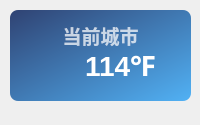
<?xml version="1.0" encoding="UTF-8"?>
<ui version="4.0">
 <class>Theme</class>
 <widget class="QWidget" name="Form">
  <property name="geometry">
   <rect>
    <x>0</x>
    <y>0</y>
    <width>200</width>
    <height>125</height>
   </rect>
  </property>
  <property name="minimumSize">
   <size>
    <width>0</width>
    <height>0</height>
   </size>
  </property>
  <property name="maximumSize">
   <size>
    <width>16777215</width>
    <height>65536</height>
   </size>
  </property>
  <property name="windowTitle">
   <string>天气</string>
  </property>
  <widget class="QLabel" name="current_city">
   <property name="geometry">
    <rect>
     <x>20</x>
     <y>20</y>
     <width>161</width>
     <height>31</height>
    </rect>
   </property>
   <property name="font">
    <font>
     <family>Microsoft YaHei UI</family>
     <pointsize>14</pointsize>
     <bold>true</bold>
    </font>
   </property>
   <property name="styleSheet">
    <string notr="true">color: rgba(255, 255, 255, 185);
font-weight: bold;</string>
   </property>
   <property name="text">
    <string>当前城市</string>
   </property>
   <property name="textFormat">
    <enum>Qt::PlainText</enum>
   </property>
   <property name="alignment">
    <set>Qt::AlignCenter</set>
   </property>
  </widget>
  <widget class="QLabel" name="backgnd">
   <property name="geometry">
    <rect>
     <x>10</x>
     <y>10</y>
     <width>181</width>
     <height>91</height>
    </rect>
   </property>
   <property name="styleSheet">
    <string notr="true">background-color: qlineargradient(spread:pad, x1:0, y1:0, x2:1, y2:1, stop:0 rgba(40, 60, 110, 245), stop:1 rgba(75, 175, 245, 245));
border-radius: 8px;
border-image: url();</string>
   </property>
   <property name="text">
    <string/>
   </property>
  </widget>
  <widget class="QWidget" name="horizontalLayoutWidget">
   <property name="geometry">
    <rect>
     <x>30</x>
     <y>10</y>
     <width>141</width>
     <height>111</height>
    </rect>
   </property>
   <layout class="QHBoxLayout" name="horizontalLayout_2">
    <item>
     <widget class="IconWidget" name="weather_icon">
      <property name="sizePolicy">
       <sizepolicy hsizetype="Maximum" vsizetype="Maximum">
        <horstretch>0</horstretch>
        <verstretch>0</verstretch>
       </sizepolicy>
      </property>
      <property name="minimumSize">
       <size>
        <width>25</width>
        <height>25</height>
       </size>
      </property>
      <property name="icon">
       <iconset>
        <normaloff>../../../img/weather/0.svg</normaloff>../../../img/weather/0.svg</iconset>
      </property>
     </widget>
    </item>
    <item>
     <widget class="QLabel" name="temperature">
      <property name="sizePolicy">
       <sizepolicy hsizetype="Maximum" vsizetype="Preferred">
        <horstretch>0</horstretch>
        <verstretch>0</verstretch>
       </sizepolicy>
      </property>
      <property name="font">
       <font>
        <family>Microsoft YaHei UI</family>
        <pointsize>21</pointsize>
        <bold>true</bold>
       </font>
      </property>
      <property name="styleSheet">
       <string notr="true">border: none;
color: rgba(255, 255, 255, 255);
font-weight: bold</string>
      </property>
      <property name="text">
       <string>114℉</string>
      </property>
      <property name="textFormat">
       <enum>Qt::PlainText</enum>
      </property>
      <property name="alignment">
       <set>Qt::AlignLeading|Qt::AlignLeft|Qt::AlignVCenter</set>
      </property>
     </widget>
    </item>
   </layout>
  </widget>
  <widget class="QLabel" name="img">
   <property name="geometry">
    <rect>
     <x>100</x>
     <y>10</y>
     <width>91</width>
     <height>91</height>
    </rect>
   </property>
   <property name="styleSheet">
    <string notr="true"/>
   </property>
   <property name="pixmap">
    <pixmap>img/4.png</pixmap>
   </property>
   <property name="scaledContents">
    <bool>true</bool>
   </property>
  </widget>
  <zorder>backgnd</zorder>
  <zorder>img</zorder>
  <zorder>current_city</zorder>
  <zorder>horizontalLayoutWidget</zorder>
 </widget>
 <customwidgets>
  <customwidget>
   <class>IconWidget</class>
   <extends>QWidget</extends>
   <header>qfluentwidgets</header>
  </customwidget>
 </customwidgets>
 <resources/>
 <connections/>
</ui>
